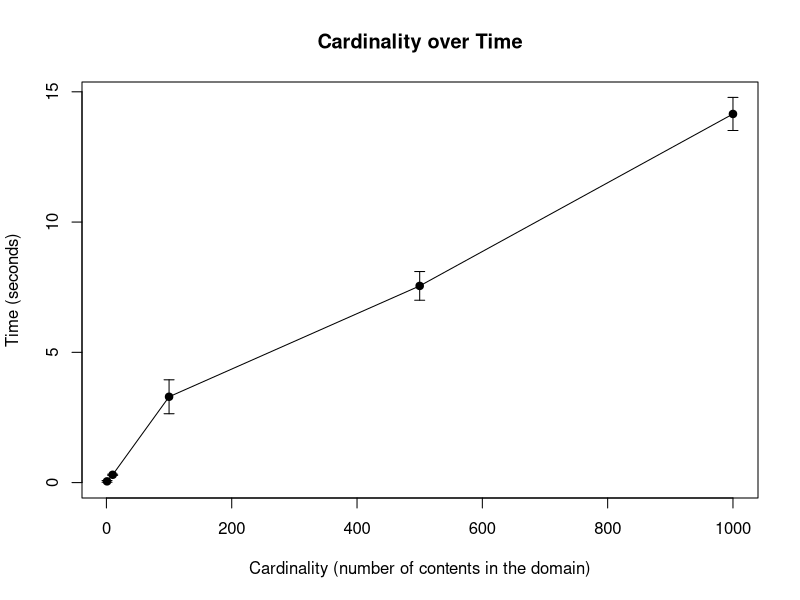

The R source for this figure:
# This script reads a CSV file with the format:
#
# Cardinality, Time to process the Domain
# 1, 10
# 1, 10.4
# 1, 9.88
# 2, 15.3
# 2, 16.8
# .., ..
#
#
# Author: Simone Ivan Conte (sic2)

setwd("/Users/sic2/git/sos/experiments")
getwd()

# Read the CVS file
d <- read.csv("context_exp_do_1.csv", header=TRUE, sep=",")

# Do some calculations on the data (d[,2])
c_mean <- aggregate(d[,2], list(d[,1]), mean);
c_mean <- setNames(c_mean, c(colnames(d[1]), 'mean'))

c_sd <- aggregate(d[,2], list(d[,1]), sd);
c_sd <- setNames(c_sd, c(colnames(d[1]), 'sd'))

c <- merge(c_mean, c_sd)

x <- c[,1]
avg <- c$mean
sdev <- c$sd

phc_symbol <- 19

plot(x, avg, 
     type="p", pch=phc_symbol, # The phc param specified the symbol used for the data point
     xlab="Cardinality (number of contents in the domain)",
     ylab="Time (seconds)", 
     ylim=range(c(0, avg+sdev)), # yAxis starts from 0. Alternatively c(avg-sdev, avg+sdev)
     main="Cardinality over Time")

# Connect the avg points
lines(x[order(x)], avg[order(x)], xlim=range(x), ylim=range(avg), pch=16)

# Error bars using standard deviation
arrows(x, avg-sdev, x, avg+sdev, length=0.05, angle=90, code=3)

#
# The text below will be used as a caption when adding the plot to a document.
# Caption: 
# CAPTION_TEXT


# STATISTICAL TESTS
summary(d)
